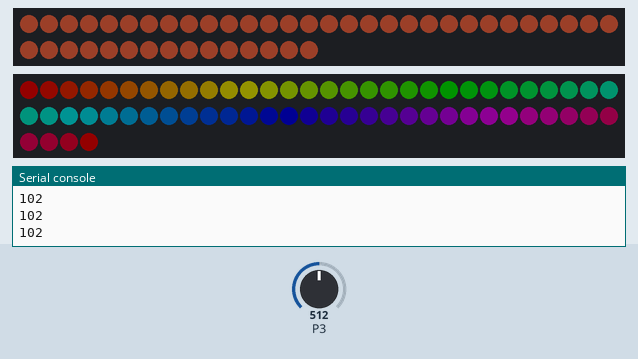
The program below on a simulated BBC micro:bit (MakeCode). On the bench: 45 RGB LEDs in strip order, left to right, continuing on the next row, 64 RGB LEDs in strip order, left to right, continuing on the next row, the last lines printed to the serial console. The test bench sets the inputs (shaded band); at power-on: P3 = 512 (analog values on the 0–1023 scale). Dim RGB values are drawn brighter than linear.

Above: at 1.2 s.
1.3 s: P3 set to 0
At 2.1 s:
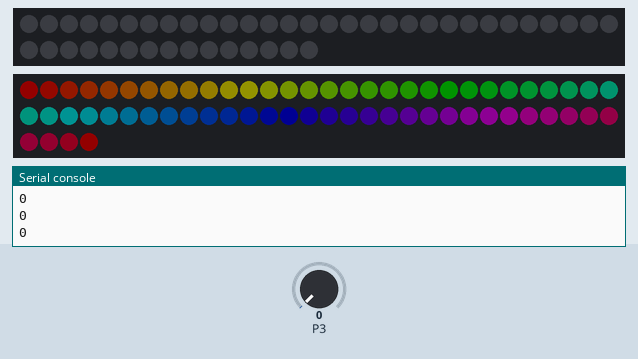
2.9 s: P3 set to 15
4.4 s: P3 set to 19
At 5.0 s:
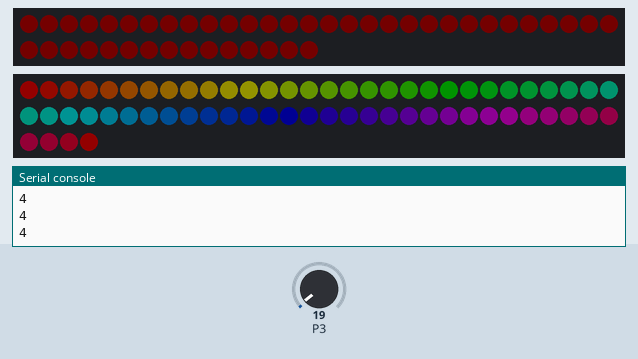
Timing chart, 0 to 7.4 s (numbered marks = the images above; inputs shaded):
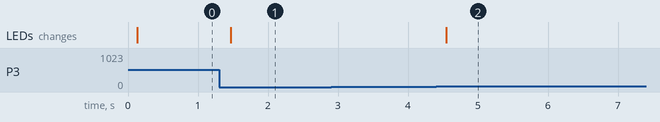

The program:

main.ts
```typescript
function doRED () {
    round_strip.showColor(neopixel.rgb(70, 30, 20))
    round_strip.show()
}
function doblack () {
    round_strip.showColor(neopixel.colors(NeoPixelColors.Black))
    round_strip.show()
}
let round_strip: neopixel.Strip = null
round_strip = neopixel.create(DigitalPin.P13, 45, NeoPixelMode.RGB)
let square_strip = neopixel.create(DigitalPin.P16, 64, NeoPixelMode.RGB)
round_strip.setBrightness(20)
square_strip.setBrightness(20)
round_strip.showColor(neopixel.colors(NeoPixelColors.Black))
round_strip.showRainbow(1, 360)
square_strip.showColor(neopixel.colors(NeoPixelColors.Black))
square_strip.showRainbow(1, 360)
basic.forever(function () {
    serial.writeNumber(Math.round(pins.analogReadPin(AnalogPin.P3) / 5))
    serial.writeLine("")
    round_strip.setBrightness(Math.round(pins.analogReadPin(AnalogPin.P3) / 5))
    basic.pause(100)
    if (true) {
        doRED()
    } else {
        doblack()
    }
})
```

test.ts
```typescript
// 테스트는 여기로 이동합니다; 이 패키지가 확장으로 사용될 때 컴파일되지 않을 것 입니다.
```

Measured:
- the behaviour switches between 17 and 18 on P3 (found by bisection; images 1 and 2)
- after the input at 1.3 s, the LEDs: change after 0.17 s (image 1)
- after the input at 4.4 s, the LEDs: change after 0.15 s (image 2)
